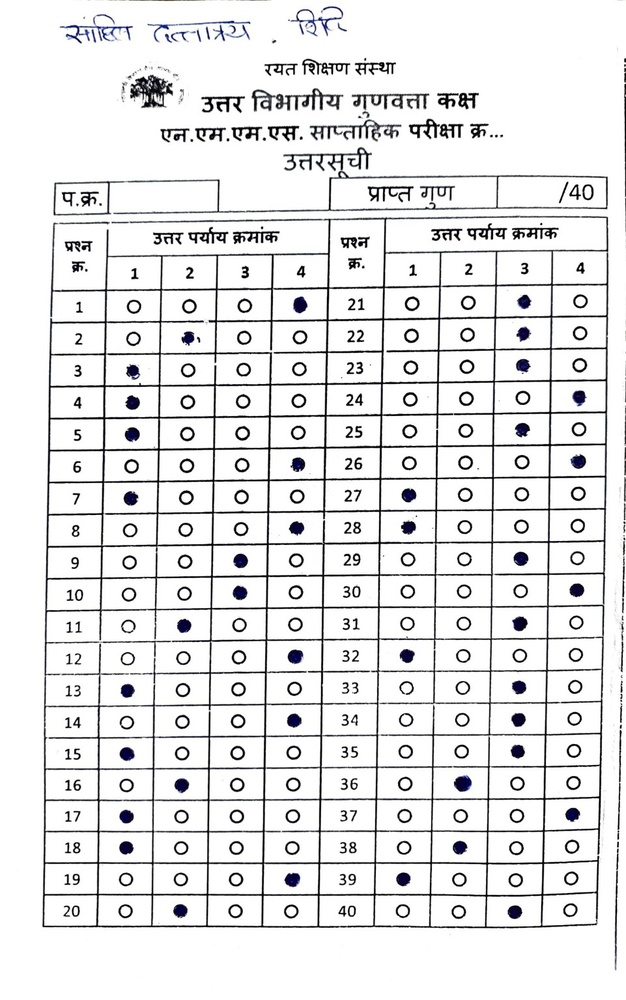
#> input picture testS.jpg, 626 x 1000 px, shrunk from 961 x 1536 before the run
$ python verify_column_order.py testS.jpg
#> lines starting #> are read from the running program, lines starting #| are printed output that depends on the picture; after the words box and inside, x2 and y2 are one past the last pixel; in counts of white or black regions, pixels touching at a corner belong together
#!/usr/bin/env python3
"""
Verify that columns are being detected in the correct order (left to right = options 1,2,3,4)
"""

import cv2
import numpy as np
import sys

def visualize_column_detection(img_path):
    """Show which columns are mapped to which options"""
#> called with img_path = 'testS.jpg'

    print("="*70)
    print(" COLUMN ORDER VERIFICATION ".center(70, "="))
    print("="*70)

    img = cv2.imread(img_path)
#> img is the input picture: shape (1000, 626, 3); mean B, G, R 230.3, 229.8, 229.8
    if img is None:
        print(f"Error: Cannot read {img_path}")
        return

    gray = cv2.cvtColor(img, cv2.COLOR_BGR2GRAY)
    h, w = gray.shape
#> h = 1000; w = 626

    print(f"\nImage: {w}x{h}")
#| Image: 626x1000

    # Detect circles
    blur = cv2.medianBlur(gray, 5)
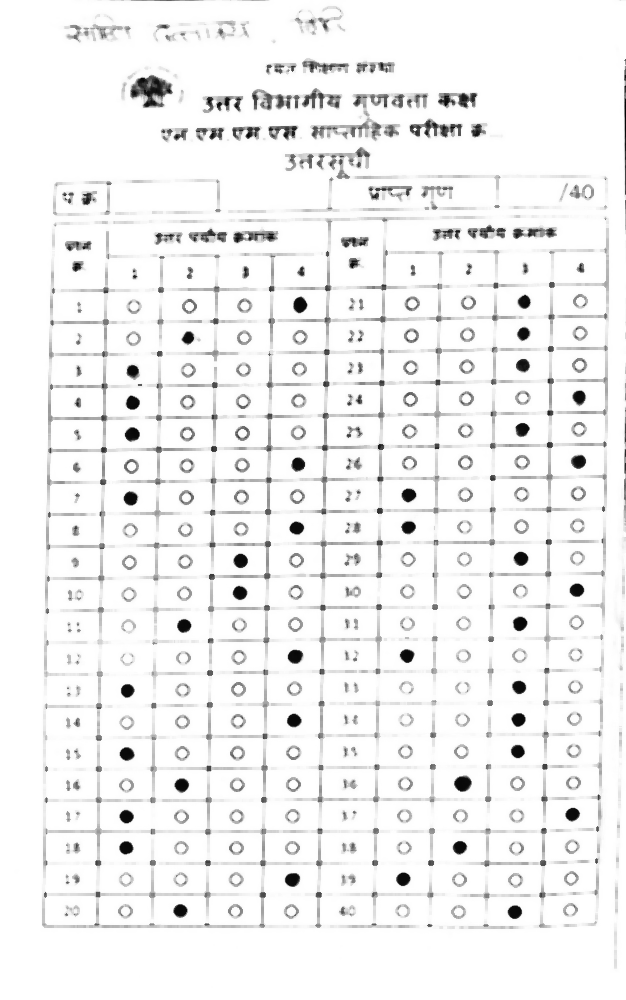
#> blur: shape (1000, 626); min 2, max 255, mean 241.9
    circles = cv2.HoughCircles(
        blur, cv2.HOUGH_GRADIENT, dp=1, minDist=18,
        param1=50, param2=18, minRadius=8, maxRadius=30
    )
#> circles = 146 rows, first 8: [241.5, 434.5, 29.3], [465.5, 431.5, 29.3], [578.5, 332.5, 29.3], [410.5, 333.5, 29.3], [572.5, 749.5, 29.3], [234.5, 878.5, 29.3], [180.5, 786.5, 29.3], [238.5, 594.5, 29.3]

    if circles is None:
        print("No circles detected!")
        return

    circles = np.round(circles[0]).astype(int)
#> circles = 146 rows, first 8: [242, 434, 29], [466, 432, 29], [578, 332, 29], [410, 334, 29], [572, 750, 29], [234, 878, 29], [180, 786, 29], [238, 594, 29]
    print(f"Detected {len(circles)} circles")
#| Detected 146 circles

    # Filter to main area
    circles = [c for c in circles if 50 < c[0] < w - 50 and 200 < c[1] < h - 30]
#> circles = 121 items, first 6: [242, 434, 29], [466, 432, 29], [410, 334, 29], [572, 750, 29], [234, 878, 29], [180, 786, 29]
    print(f"After filtering: {len(circles)} circles")
#| After filtering: 121 circles

    if len(circles) < 8:
        print("Too few circles!")
        return

    # Split left/right blocks
    x_mid = w / 2.0
#> x_mid = 313
    left_circles = [c for c in circles if c[0] < x_mid]
#> left_circles = 69 items, first 6: [242, 434, 29], [234, 878, 29], [180, 786, 29], [238, 594, 29], [244, 304, 29], [238, 658, 29]
    right_circles = [c for c in circles if c[0] >= x_mid]
#> right_circles = 52 items, first 6: [466, 432, 29], [410, 334, 29], [572, 750, 29], [570, 880, 29], [408, 592, 29], [464, 528, 29]

    print(f"\nLeft block: {len(left_circles)} circles")
#| Left block: 69 circles
    print(f"Right block: {len(right_circles)} circles")
#| Right block: 52 circles

    # Analyze left block columns
    print("\n" + "="*70)
    print("LEFT BLOCK (Q1-Q20) - Column Analysis")
    print("="*70)

    if len(left_circles) >= 4:
        left_x = sorted([c[0] for c in left_circles])
#> left_x = 69 values from 70 to 300

        # Find column centers by clustering x-positions
        from sklearn.cluster import KMeans
        X = np.array(left_x).reshape(-1, 1)
#> X = 69 values from 70 to 300
        kmeans = KMeans(n_clusters=4, random_state=42, n_init=10)
        kmeans.fit(X)

        col_centers = sorted(kmeans.cluster_centers_.flatten())

        print(f"\nColumn X-positions (left to right):")
        for i, x_pos in enumerate(col_centers):
            print(f"  Column {i+1} (Option {i+1}): x = {x_pos:.0f}")

        # Visual output
        vis_img = img.copy()
        colors = [(255, 0, 0), (0, 255, 0), (0, 0, 255), (255, 255, 0)]  # B, G, R, Yellow
        color_names = ["BLUE (1)", "GREEN (2)", "RED (3)", "YELLOW (4)"]

        for c in left_circles:
            cx, cy = c[0], c[1]
            # Find which column this belongs to
            dists = [abs(cx - center) for center in col_centers]
            col_idx = np.argmin(dists)

            cv2.circle(vis_img, (cx, cy), 15, colors[col_idx], 2)
            cv2.putText(vis_img, str(col_idx + 1), (cx - 5, cy + 5),
                       cv2.FONT_HERSHEY_SIMPLEX, 0.5, colors[col_idx], 2)
#> this loop made 69 passes
#> (c, cx, cy, dists, col_idx) on passes 1 to 12: ([242, 434, 29], 242, 434, [129.3, 60.12, 1.74, 52], 2), ([234, 878, 29], 234, 878, [121.3, 52.12, 6.26, 60], 2), ([180, 786, 29], 180, 786, [67.33, 1.88, 60.26, 114], 1), ([238, 594, 29], 238, 594, [125.3, 56.12, 2.26, 56], 2), ([244, 304, 29], 244, 304, [131.3, 62.12, 3.74, 50], 2), ([238, 658, 29], 238, 658, [125.3, 56.12, 2.26, 56], 2), ([184, 562, 29], 184, 562, [71.33, 2.12, 56.26, 110], 1), ([242, 464, 28], 242, 464, [129.3, 60.12, 1.74, 52], 2), ([240, 560, 29], 240, 560, [127.3, 58.12, 0.261, 54], 2), ([240, 530, 28], 240, 530, [127.3, 58.12, 0.261, 54], 2), ([242, 496, 29], 242, 496, [129.3, 60.12, 1.74, 52], 2), ([186, 432, 29], 186, 432, [73.33, 4.12, 54.26, 108], 1)
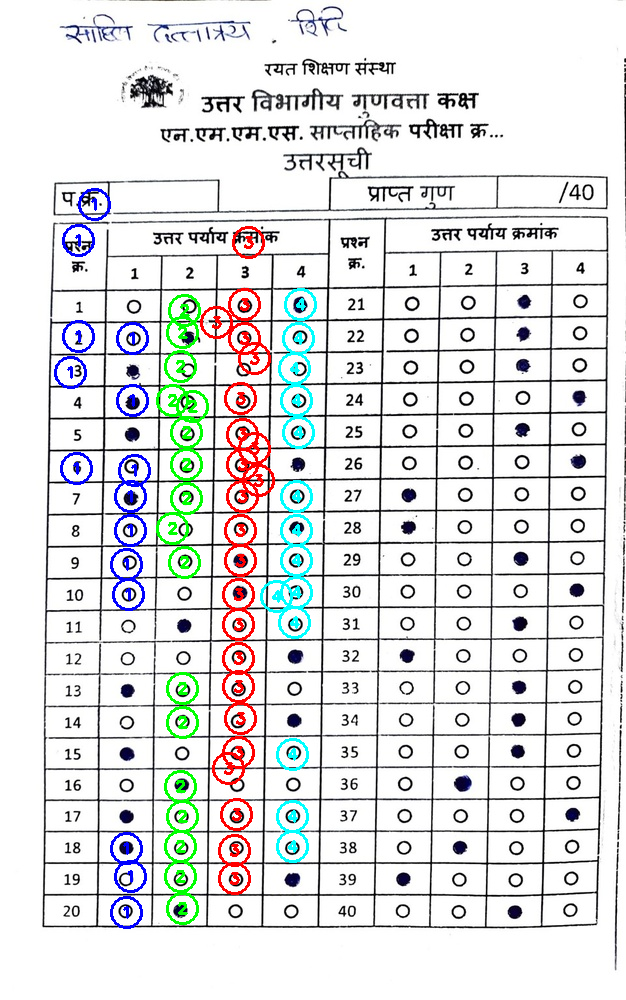
#> vis_img: shape (1000, 626, 3); 3.71% of pixels changed, all inside (x1, y1, x2, y2) = (54, 188, 317, 929)

        # Add column labels
        y_pos = 150
        for i, x_pos in enumerate(col_centers):
            cv2.line(vis_img, (int(x_pos), y_pos), (int(x_pos), h - 50), colors[i], 1)
            cv2.putText(vis_img, f"Opt{i+1}", (int(x_pos) - 20, y_pos - 10),
                       cv2.FONT_HERSHEY_SIMPLEX, 0.6, colors[i], 2)
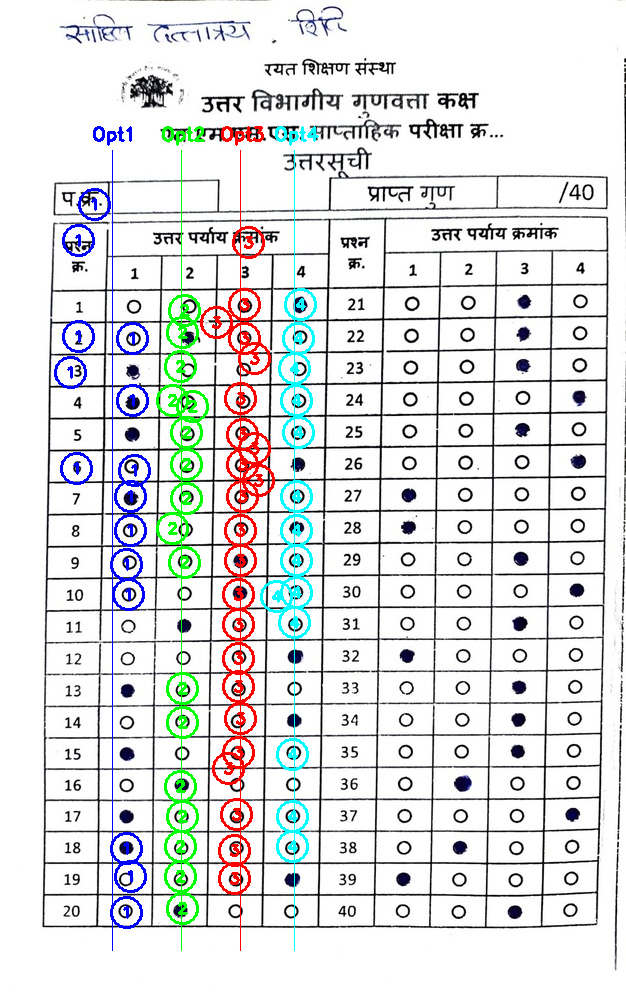
#> vis_img: shape (1000, 626, 3); 0.62% of pixels changed, all inside (x1, y1, x2, y2) = (93, 126, 319, 951)

        # Add legend
        legend_y = 50
        for i, color_name in enumerate(color_names):
            cv2.putText(vis_img, color_name, (10, legend_y + i * 25),
                       cv2.FONT_HERSHEY_SIMPLEX, 0.6, colors[i], 2)
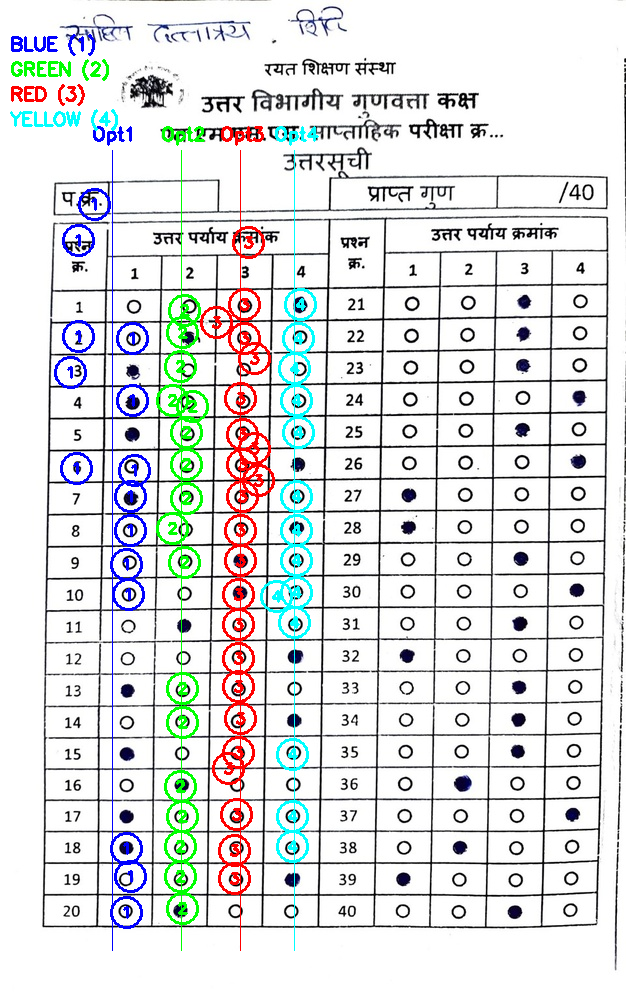
#> vis_img: shape (1000, 626, 3); 0.44% of pixels changed, all inside (x1, y1, x2, y2) = (10, 34, 118, 131)

        cv2.imwrite('column_order_verification.jpg', vis_img)
        print(f"\n✅ Visualization saved: column_order_verification.jpg")
        print(f"\nColor coding:")
        for i, name in enumerate(color_names):
            print(f"  {name}: Should be option {i+1}")

        print("\n" + "="*70)
        print("VERIFICATION STEPS:")
        print("="*70)
        print("1. Open: column_order_verification.jpg")
        print("2. Check if the leftmost column is marked as '1' (BLUE)")
        print("3. Check if columns go 1, 2, 3, 4 from left to right")
        print("4. If the order is wrong, we need to fix the column sorting logic")

    else:
        print("Not enough circles in left block!")

if __name__ == "__main__":
    if len(sys.argv) < 2:
        print("Usage: python verify_column_order.py <image_path>")
        print("\nThis will create 'column_order_verification.jpg' showing:")
        print("  - Which columns map to which options")
        print("  - Color coded: BLUE=1, GREEN=2, RED=3, YELLOW=4")
        sys.exit(1)

    try:
        visualize_column_detection(sys.argv[1])
    except ImportError:
        print("\n❌ sklearn not installed. Installing...")
        import subprocess
        subprocess.run([sys.executable, "-m", "pip", "install", "scikit-learn"])
        print("\n✅ Installed. Please run again.")
